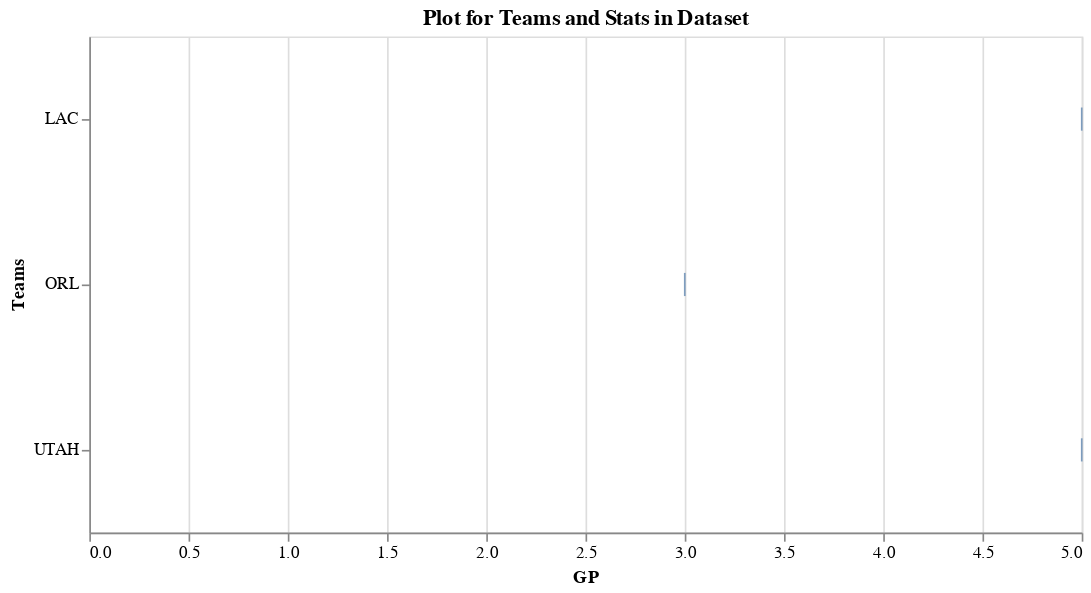

This figure's notebook cell:
### Code cell
#just teams
nba_boxplot(nba_2018, stats= "GP", teams= ("ORL", "UTAH", "LAC"))

### Figure 1 — Vega-Lite specification as saved in the notebook (floating-point values rounded to 4 significant figures)
{"$schema": "https://vega.github.io/schema/vega-lite/v3.4.0.json", "config": {"mark": {"tooltip": null}, "view": {"height": 300, "width": 400}}, "data": {"name": "data-e388916836078ea7b01e83b3f9f052e8"}, "datasets": {"data-e388916836078ea7b01e83b3f9f052e8": [{"GP": 3, "POS": "C", "Team": "ORL", "stats": 3}, {"GP": 5, "POS": "FOR", "Team": "UTAH", "stats": 5}, {"GP": 5, "POS": "PO", "Team": "LAC", "stats": 5}]}, "encoding": {"x": {"field": "stats", "title": "GP", "type": "quantitative"}, "y": {"field": "Team", "title": "Teams", "type": "nominal"}}, "height": 300, "mark": "boxplot", "title": "Plot for Teams and Stats in Dataset", "width": 600}
